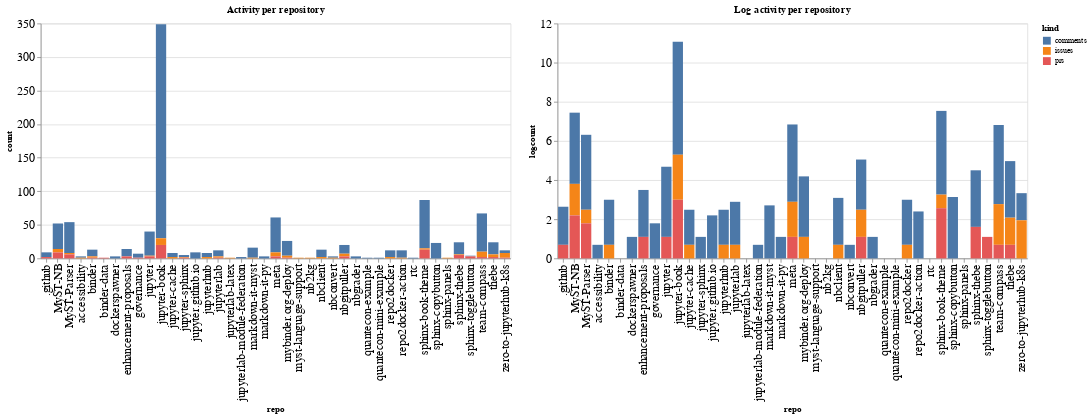

The notebook cell saved with this chart:
### Code cell
ch1 = alt.Chart(repo_summaries, width=600, title="Activity per repository").mark_bar().encode(
    x='repo',
    y='count',
    color='kind',
    tooltip="kind"
)

ch2 = alt.Chart(repo_summaries, width=600, title="Log activity per repository").mark_bar().encode(
    x='repo',
    y='logcount',
    color='kind',
    tooltip="kind"
)

ch1 | ch2

### Figure 1 — Vega-Lite specification as saved in the notebook (floating-point values rounded to 4 significant figures)
{"config": {"axisLeft": {"labelFontSize": 15}, "axisBottom": {"labelFontSize": 15}}, "hconcat": [{"mark": "bar", "encoding": {"color": {"type": "nominal", "field": "kind"}, "tooltip": {"type": "nominal", "field": "kind"}, "x": {"type": "nominal", "field": "repo"}, "y": {"type": "quantitative", "field": "count"}}, "title": "Activity per repository", "width": 600}, {"mark": "bar", "encoding": {"color": {"type": "nominal", "field": "kind"}, "tooltip": {"type": "nominal", "field": "kind"}, "x": {"type": "nominal", "field": "repo"}, "y": {"type": "quantitative", "field": "logcount"}}, "title": "Log activity per repository", "width": 600}], "data": {"name": "data-ee010905347652d43a062d3467a9a34a"}, "$schema": "https://vega.github.io/schema/vega-lite/v4.8.1.json", "datasets": {"data-ee010905347652d43a062d3467a9a34a": [{"repo": ".github", "kind": "comments", "count": 7, "logcount": 1.946}, {"repo": ".github", "kind": "prs", "count": 2, "logcount": 0.6931}, {"repo": "MyST-NB", "kind": "comments", "count": 38, "logcount": 3.638}, {"repo": "MyST-NB", "kind": "issues", "count": 5, "logcount": 1.609}, {"repo": "MyST-NB", "kind": "prs", "count": 9, "logcount": 2.197}, {"repo": "MyST-Parser", "kind": "comments", "count": 46, "logcount": 3.829}, {"repo": "MyST-Parser", "kind": "issues", "count": 2, "logcount": 0.6931}, {"repo": "MyST-Parser", "kind": "prs", "count": 6, "logcount": 1.792}, {"repo": "accessibility", "kind": "comments", "count": 2, "logcount": 0.6931}, {"repo": "accessibility", "kind": "issues", "count": 1, "logcount": 0.0}, {"repo": "binder", "kind": "comments", "count": 10, "logcount": 2.303}, {"repo": "binder", "kind": "issues", "count": 2, "logcount": 0.6931}, {"repo": "binder", "kind": "prs", "count": 1, "logcount": 0.0}, {"repo": "binder-data", "kind": "prs", "count": 1, "logcount": 0.0}, {"repo": "dockerspawner", "kind": "comments", "count": 3, "logcount": 1.099}, {"repo": "enhancement-proposals", "kind": "comments", "count": 11, "logcount": 2.398}, {"repo": "enhancement-proposals", "kind": "prs", "count": 3, "logcount": 1.099}, {"repo": "governance", "kind": "comments", "count": 6, "logcount": 1.792}, {"repo": "governance", "kind": "prs", "count": 1, "logcount": 0.0}, {"repo": "jupyter", "kind": "comments", "count": 36, "logcount": 3.584}, {"repo": "jupyter", "kind": "issues", "count": 1, "logcount": 0.0}, {"repo": "jupyter", "kind": "prs", "count": 3, "logcount": 1.099}, {"repo": "jupyter-book", "kind": "comments", "count": 319, "logcount": 5.765}, {"repo": "jupyter-book", "kind": "issues", "count": 10, "logcount": 2.303}, {"repo": "jupyter-book", "kind": "prs", "count": 20, "logcount": 2.996}, {"repo": "jupyter-cache", "kind": "comments", "count": 6, "logcount": 1.792}, {"repo": "jupyter-cache", "kind": "issues", "count": 2, "logcount": 0.6931}, {"repo": "jupyter-sphinx", "kind": "comments", "count": 3, "logcount": 1.099}, {"repo": "jupyter-sphinx", "kind": "issues", "count": 1, "logcount": 0.0}, {"repo": "jupyter-sphinx", "kind": "prs", "count": 1, "logcount": 0.0}, {"repo": "jupyter.github.io", "kind": "comments", "count": 9, "logcount": 2.197}, {"repo": "jupyterhub", "kind": "comments", "count": 6, "logcount": 1.792}, {"repo": "jupyterhub", "kind": "issues", "count": 2, "logcount": 0.6931}, {"repo": "jupyterlab", "kind": "comments", "count": 9, "logcount": 2.197}, {"repo": "jupyterlab", "kind": "issues", "count": 2, "logcount": 0.6931}, {"repo": "jupyterlab", "kind": "prs", "count": 1, "logcount": 0.0}, {"repo": "jupyterlab-latex", "kind": "issues", "count": 1, "logcount": 0.0}, {"repo": "jupyterlab-module-federation", "kind": "comments", "count": 2, "logcount": 0.6931}, {"repo": "markdown-it-myst", "kind": "comments", "count": 15, "logcount": 2.708}, {"repo": "markdown-it-myst", "kind": "issues", "count": 1, "logcount": 0.0}, {"repo": "markdown-it-py", "kind": "comments", "count": 3, "logcount": 1.099}, {"repo": "meta", "kind": "comments", "count": 52, "logcount": 3.951}, {"repo": "meta", "kind": "issues", "count": 6, "logcount": 1.792}, {"repo": "meta", "kind": "prs", "count": 3, "logcount": 1.099}, {"repo": "mybinder.org-deploy", "kind": "comments", "count": 22, "logcount": 3.091}, {"repo": "mybinder.org-deploy", "kind": "issues", "count": 3, "logcount": 1.099}, {"repo": "mybinder.org-deploy", "kind": "prs", "count": 1, "logcount": 0.0}, {"repo": "myst-language-support", "kind": "issues", "count": 1, "logcount": 0.0}, {"repo": "nb2kg", "kind": "issues", "count": 1, "logcount": 0.0}, {"repo": "nbclient", "kind": "comments", "count": 11, "logcount": 2.398}, {"repo": "nbclient", "kind": "issues", "count": 2, "logcount": 0.6931}, {"repo": "nbconvert", "kind": "comments", "count": 2, "logcount": 0.6931}, {"repo": "nbconvert", "kind": "issues", "count": 1, "logcount": 0.0}, {"repo": "nbgitpuller", "kind": "comments", "count": 13, "logcount": 2.565}, {"repo": "nbgitpuller", "kind": "issues", "count": 4, "logcount": 1.386}, {"repo": "nbgitpuller", "kind": "prs", "count": 3, "logcount": 1.099}, {"repo": "nbgrader", "kind": "comments", "count": 3, "logcount": 1.099}, {"repo": "quantecon-example", "kind": "comments", "count": 1, "logcount": 0.0}, {"repo": "quantecon-mini-example", "kind": "comments", "count": 1, "logcount": 0.0}, {"repo": "repo2docker", "kind": "comments", "count": 10, "logcount": 2.303}, {"repo": "repo2docker", "kind": "issues", "count": 2, "logcount": 0.6931}, {"repo": "repo2docker-action", "kind": "comments", "count": 11, "logcount": 2.398}, {"repo": "repo2docker-action", "kind": "issues", "count": 1, "logcount": 0.0}, {"repo": "rtc", "kind": "comments", "count": 1, "logcount": 0.0}, {"repo": "sphinx-book-theme", "kind": "comments", "count": 72, "logcount": 4.277}, {"repo": "sphinx-book-theme", "kind": "issues", "count": 2, "logcount": 0.6931}, {"repo": "sphinx-book-theme", "kind": "prs", "count": 13, "logcount": 2.565}, {"repo": "sphinx-copybutton", "kind": "comments", "count": 23, "logcount": 3.135}, {"repo": "sphinx-panels", "kind": "issues", "count": 1, "logcount": 0.0}, {"repo": "sphinx-thebe", "kind": "comments", "count": 18, "logcount": 2.89}, {"repo": "sphinx-thebe", "kind": "issues", "count": 1, "logcount": 0.0}, {"repo": "sphinx-thebe", "kind": "prs", "count": 5, "logcount": 1.609}, {"repo": "sphinx-togglebutton", "kind": "comments", "count": 1, "logcount": 0.0}, {"repo": "sphinx-togglebutton", "kind": "prs", "count": 3, "logcount": 1.099}, {"repo": "team-compass", "kind": "comments", "count": 57, "logcount": 4.043}, {"repo": "team-compass", "kind": "issues", "count": 8, "logcount": 2.079}, {"repo": "team-compass", "kind": "prs", "count": 2, "logcount": 0.6931}, {"repo": "thebe", "kind": "comments", "count": 18, "logcount": 2.89}, {"repo": "thebe", "kind": "issues", "count": 4, "logcount": 1.386}, {"repo": "thebe", "kind": "prs", "count": 2, "logcount": 0.6931}, {"repo": "zero-to-jupyterhub-k8s", "kind": "comments", "count": 4, "logcount": 1.386}, {"repo": "zero-to-jupyterhub-k8s", "kind": "issues", "count": 7, "logcount": 1.946}, {"repo": "zero-to-jupyterhub-k8s", "kind": "prs", "count": 1, "logcount": 0.0}]}}
